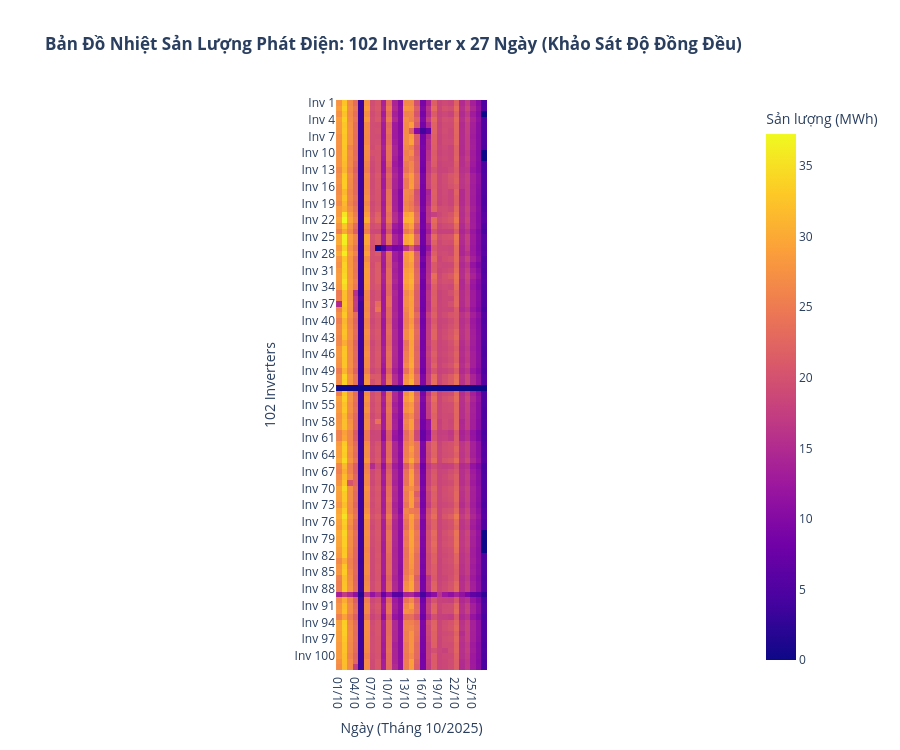

Notebook cell for this chart:
### Code cell
# 2. Ma trận nhiệt Sản Lượng 102 Inverter x 27 Ngày (Heatmap)
heatmap_data = []
for inv in inverters:
    ac_c = f'{inv}_ac_kw'
    inv_daily = df_master.groupby('date').apply(lambda g: (g[ac_c] * g['dt_h']).sum() / 1000.0).values
    heatmap_data.append(inv_daily)

matrix_inv_days = np.array(heatmap_data)
date_labels = [d.strftime('%d/%m') for d in unique_dates]

fig_heat = px.imshow(
    matrix_inv_days,
    labels=dict(x="Ngày (Tháng 10/2025)", y="102 Inverters", color="Sản lượng (MWh)"),
    x=date_labels,
    y=[f"Inv {i+1}" for i in range(len(inverters))],
    color_continuous_scale='Plasma',
    title="<b>Bản Đồ Nhiệt Sản Lượng Phát Điện: 102 Inverter x 27 Ngày (Khảo Sát Độ Đồng Đều)</b>",
    template=PLOTLY_TEMPLATE,
    height=750
)
fig_heat.update_xaxes(side="bottom")
fig_heat.show()

### Figure 1 — Plotly figure (JSON) as saved in the notebook; plotly's stock layout.template omitted (floating-point values rounded to 4 significant figures; data arrays with more than 128 entries replaced by an {"elided": "..."} marker saying what was removed)
{"data": [{"coloraxis": "coloraxis", "hovertemplate": "Ngày (Tháng 10/2025): %{x}<br>102 Inverters: %{y}<br>Sản lượng (MWh): %{z}<extra></extra>", "name": "0", "type": "heatmap", "x": ["01/10", "02/10", "03/10", "04/10", "05/10", "06/10", "07/10", "08/10", "09/10", "10/10", "11/10", "12/10", "13/10", "14/10", "15/10", "16/10", "17/10", "18/10", "19/10", "20/10", "21/10", "22/10", "23/10", "24/10", "25/10", "26/10", "27/10"], "xaxis": "x", "y": ["Inv 1", "Inv 2", "Inv 3", "Inv 4", "Inv 5", "Inv 6", "Inv 7", "Inv 8", "Inv 9", "Inv 10", "Inv 11", "Inv 12", "Inv 13", "Inv 14", "Inv 15", "Inv 16", "Inv 17", "Inv 18", "Inv 19", "Inv 20", "Inv 21", "Inv 22", "Inv 23", "Inv 24", "Inv 25", "Inv 26", "Inv 27", "Inv 28", "Inv 29", "Inv 30", "Inv 31", "Inv 32", "Inv 33", "Inv 34", "Inv 35", "Inv 36", "Inv 37", "Inv 38", "Inv 39", "Inv 40", "Inv 41", "Inv 42", "Inv 43", "Inv 44", "Inv 45", "Inv 46", "Inv 47", "Inv 48", "Inv 49", "Inv 50", "Inv 51", "Inv 52", "Inv 53", "Inv 54", "Inv 55", "Inv 56", "Inv 57", "Inv 58", "Inv 59", "Inv 60", "Inv 61", "Inv 62", "Inv 63", "Inv 64", "Inv 65", "Inv 66", "Inv 67", "Inv 68", "Inv 69", "Inv 70", "Inv 71", "Inv 72", "Inv 73", "Inv 74", "Inv 75", "Inv 76", "Inv 77", "Inv 78", "Inv 79", "Inv 80", "Inv 81", "Inv 82", "Inv 83", "Inv 84", "Inv 85", "Inv 86", "Inv 87", "Inv 88", "Inv 89", "Inv 90", "Inv 91", "Inv 92", "Inv 93", "Inv 94", "Inv 95", "Inv 96", "Inv 97", "Inv 98", "Inv 99", "Inv 100", "Inv 101", "Inv 102"], "yaxis": "y", "z": {"elided": "102x27 float values"}}], "layout": {"coloraxis": {"colorbar": {"title": {"text": "Sản lượng (MWh)"}}, "colorscale": [[0, "#0d0887"], [0.1111, "#46039f"], [0.2222, "#7201a8"], [0.3333, "#9c179e"], [0.4444, "#bd3786"], [0.5556, "#d8576b"], [0.6667, "#ed7953"], [0.7778, "#fb9f3a"], [0.8889, "#fdca26"], [1, "#f0f921"]]}, "height": 750, "title": {"text": "<b>Bản Đồ Nhiệt Sản Lượng Phát Điện: 102 Inverter x 27 Ngày (Khảo Sát Độ Đồng Đều)</b>"}, "xaxis": {"anchor": "y", "constrain": "domain", "domain": [0, 1], "scaleanchor": "y", "side": "bottom", "title": {"text": "Ngày (Tháng 10/2025)"}}, "yaxis": {"anchor": "x", "autorange": "reversed", "constrain": "domain", "domain": [0, 1], "title": {"text": "102 Inverters"}}}}
